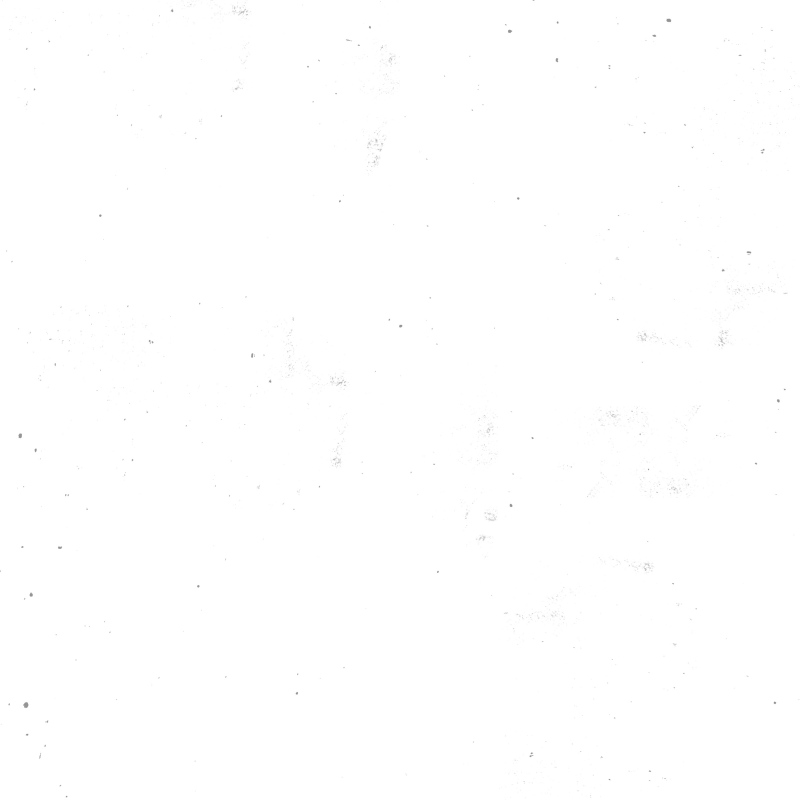
#> input picture server/templates/assets/book/hardcover-paper-1.jpg, 2398 x 2398 px (shown at 1/3 size); its folder holds 4 pictures in this run
$ python generate-cream-paper-assets.py
#> lines starting #> are read from the running program, lines starting #| are printed output that depends on the picture
#!/usr/bin/env python3
"""Derive #fff4e6 versions of the supplied four paper textures.

White pixels become the exact cream base. Darker texture marks retain their
relative intensity, preserving the original frequency and character.
"""

from pathlib import Path

from PIL import Image


BASE = (255, 244, 230)
ASSET_DIR = Path(__file__).resolve().parents[1] / "server" / "templates" / "assets" / "book"


def recolor(source: Image.Image) -> Image.Image:
    bands = source.convert("RGB").split()
    return Image.merge(
        "RGB",
        tuple(band.point([round(channel * value / 255) for value in range(256)]) for band, channel in zip(bands, BASE)),
    )


for index in range(1, 5):
    source_path = ASSET_DIR / f"hardcover-paper-{index}.jpg"
    target_path = ASSET_DIR / f"cream-speckle-paper-{index}.jpg"
    with Image.open(source_path) as source:
#> source is the input picture: PIL image 2398x2398 RGB; min 131, max 255, mean 254.8
        recolor(source).save(target_path, "JPEG", quality=95, subsampling=0, optimize=True)
#> in recolor, `return Image.merge( "RGB", tuple(band.point([round(channel * value / 2..`:
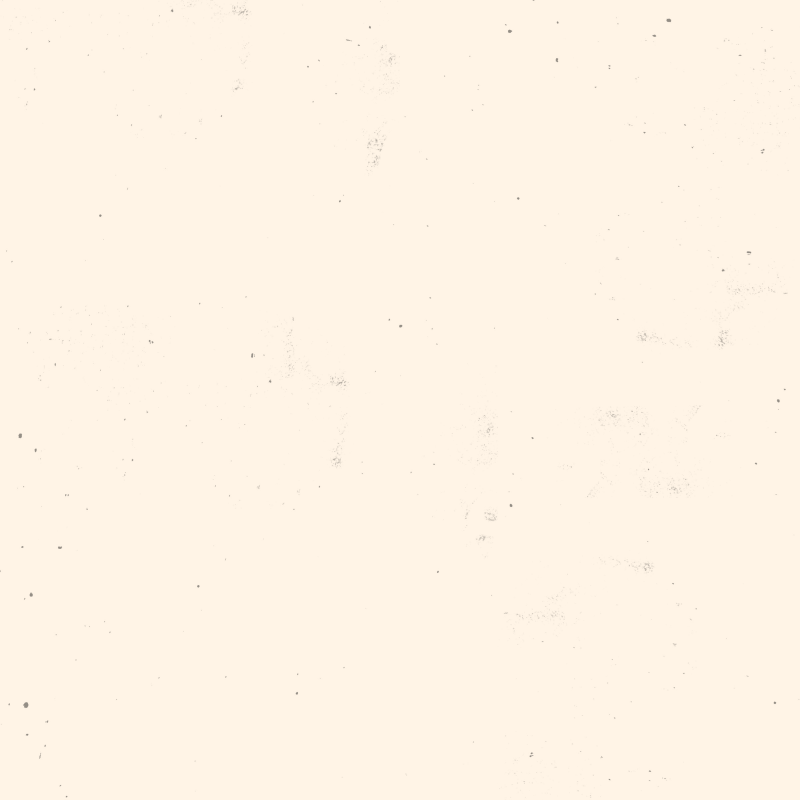
#> returned value: PIL image 2398x2398 RGB (shown at 1/3 size); mean R, G, B 254.8, 243.8, 229.8
    print(target_path)
#> pass 2 of the loop `for index in range(1, 5):`:
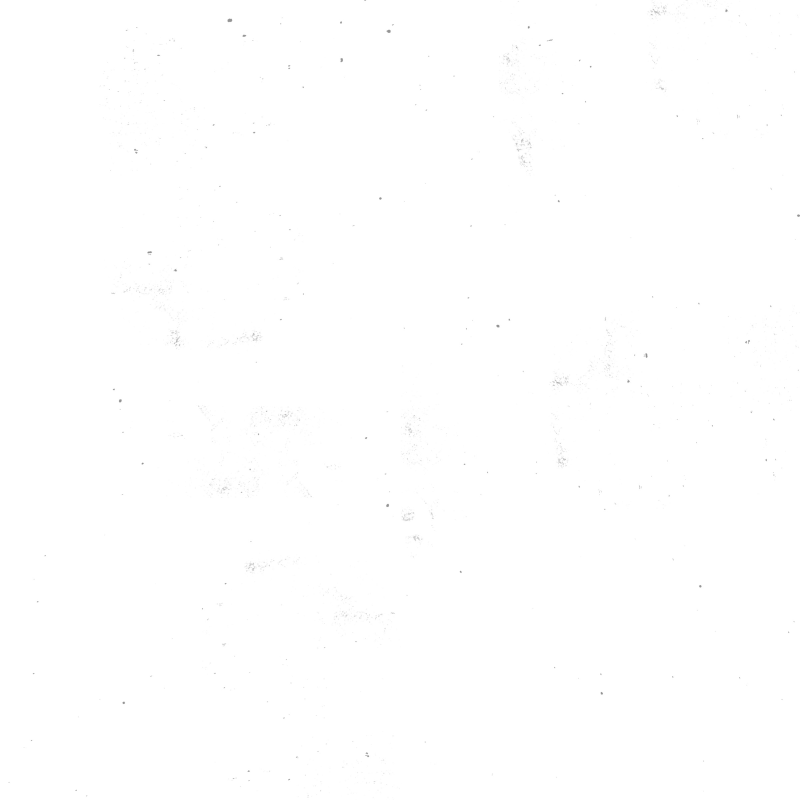
#> input picture server/templates/assets/book/hardcover-paper-2.jpg, 2398 x 2398 px (shown at 1/3 size)
#> source is the input picture: PIL image 2398x2398 RGB; min 130, max 255, mean 254.8
#> in recolor (call 2), `return Image.merge( "RGB", tuple(band.point([round(channel * value / 2..`:
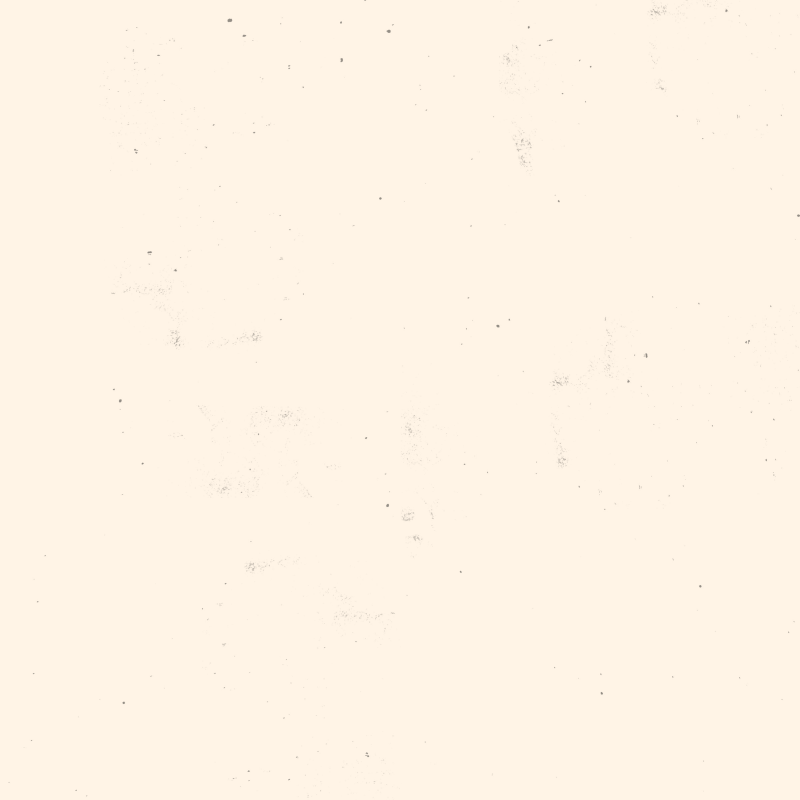
#> returned value: PIL image 2398x2398 RGB (shown at 1/3 size); mean R, G, B 254.8, 243.8, 229.9
#> pass 3 of the loop `for index in range(1, 5):`:
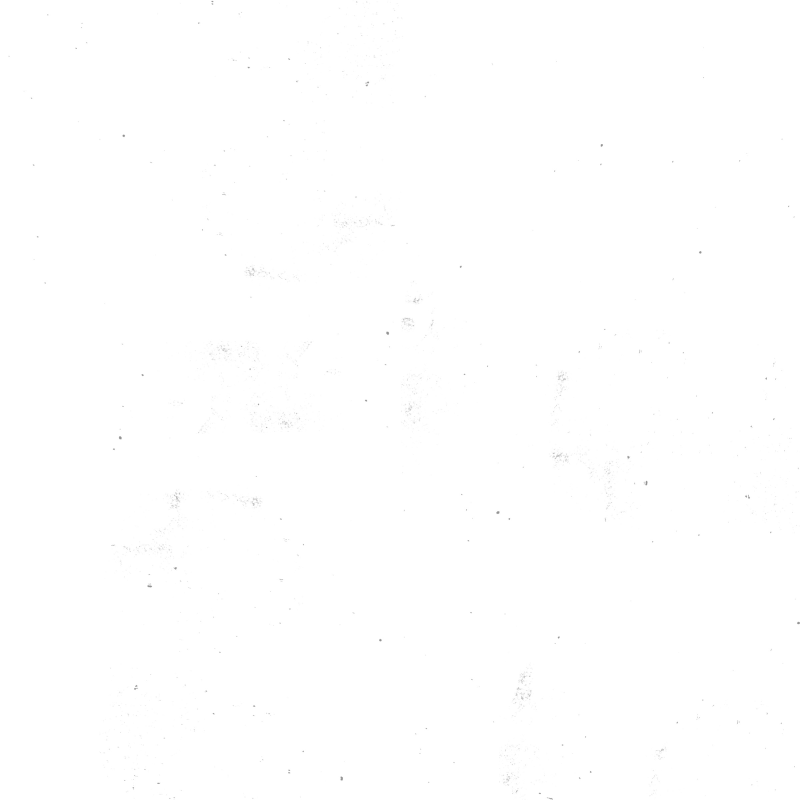
#> input picture server/templates/assets/book/hardcover-paper-3.jpg, 2398 x 2398 px (shown at 1/3 size)
#> source is the input picture: PIL image 2398x2398 RGB; min 131, max 255, mean 254.9
#> in recolor (call 3), `return Image.merge( "RGB", tuple(band.point([round(channel * value / 2..`:
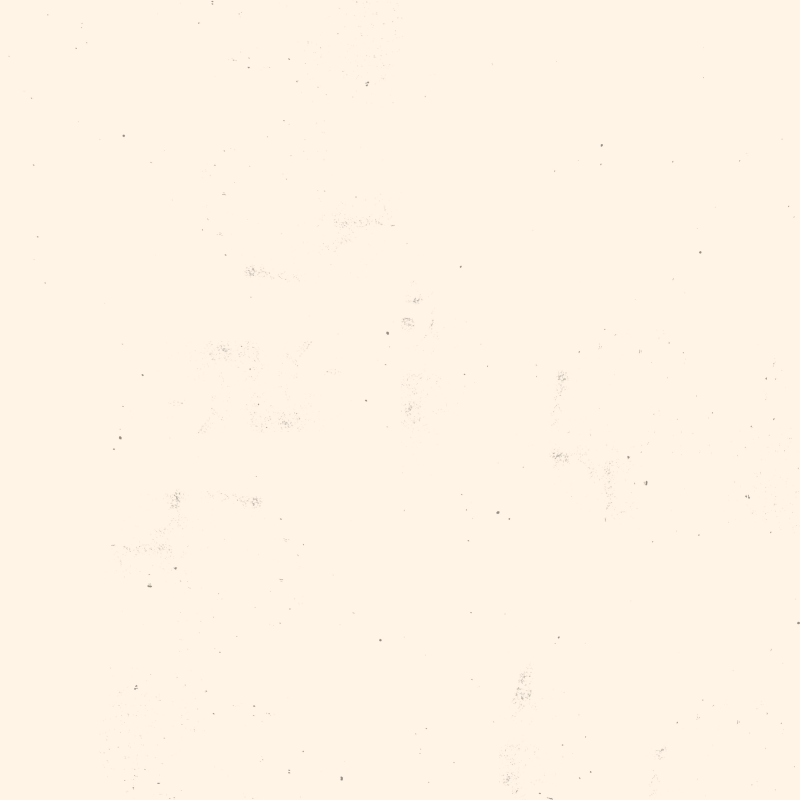
#> returned value: PIL image 2398x2398 RGB (shown at 1/3 size); mean R, G, B 254.9, 243.9, 229.9
#> the loop made 4 passes; the first 3 are shown
